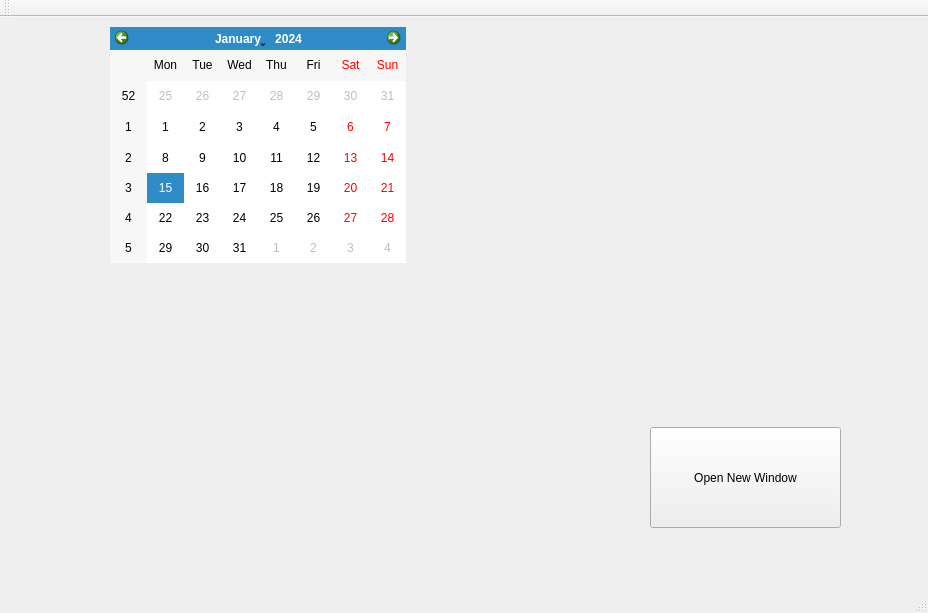
<?xml version="1.0" encoding="UTF-8"?>
<ui version="4.0">
 <class>MainWindow</class>
 <widget class="QMainWindow" name="MainWindow">
  <property name="geometry">
   <rect>
    <x>0</x>
    <y>0</y>
    <width>928</width>
    <height>613</height>
   </rect>
  </property>
  <property name="windowTitle">
   <string>MainWindow</string>
  </property>
  <widget class="QWidget" name="centralWidget">
   <widget class="QPushButton" name="pushButton">
    <property name="geometry">
     <rect>
      <x>650</x>
      <y>410</y>
      <width>191</width>
      <height>101</height>
     </rect>
    </property>
    <property name="text">
     <string>Open New Window</string>
    </property>
   </widget>
   <widget class="QCalendarWidget" name="calendarWidget">
    <property name="geometry">
     <rect>
      <x>110</x>
      <y>10</y>
      <width>296</width>
      <height>236</height>
     </rect>
    </property>
   </widget>
  </widget>
  <widget class="QMenuBar" name="menuBar">
   <property name="geometry">
    <rect>
     <x>0</x>
     <y>0</y>
     <width>928</width>
     <height>26</height>
    </rect>
   </property>
  </widget>
  <widget class="QToolBar" name="mainToolBar">
   <attribute name="toolBarArea">
    <enum>TopToolBarArea</enum>
   </attribute>
   <attribute name="toolBarBreak">
    <bool>false</bool>
   </attribute>
  </widget>
  <widget class="QStatusBar" name="statusBar"/>
 </widget>
 <layoutdefault spacing="6" margin="11"/>
 <resources/>
 <connections/>
</ui>
